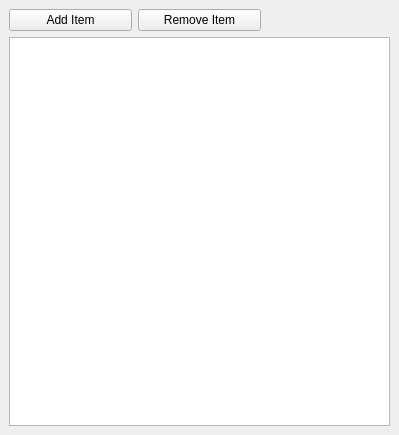
<?xml version="1.0" encoding="UTF-8"?>
<ui version="4.0">
 <class>MainWindow</class>
 <widget class="QMainWindow" name="MainWindow">
  <property name="geometry">
   <rect>
    <x>0</x>
    <y>0</y>
    <width>399</width>
    <height>435</height>
   </rect>
  </property>
  <property name="windowTitle">
   <string>MainWindow</string>
  </property>
  <widget class="QWidget" name="centralwidget">
   <layout class="QGridLayout" name="gridLayout">
    <item row="3" column="0" colspan="3">
     <widget class="QListWidget" name="listWidget"/>
    </item>
    <item row="0" column="0">
     <widget class="QPushButton" name="addItemPushButton">
      <property name="text">
       <string>Add Item</string>
      </property>
     </widget>
    </item>
    <item row="0" column="1">
     <widget class="QPushButton" name="removeItemPushButton">
      <property name="text">
       <string>Remove Item</string>
      </property>
     </widget>
    </item>
   </layout>
  </widget>
  <widget class="QMenuBar" name="menubar">
   <property name="geometry">
    <rect>
     <x>0</x>
     <y>0</y>
     <width>399</width>
     <height>21</height>
    </rect>
   </property>
  </widget>
 </widget>
 <resources/>
 <connections/>
</ui>
